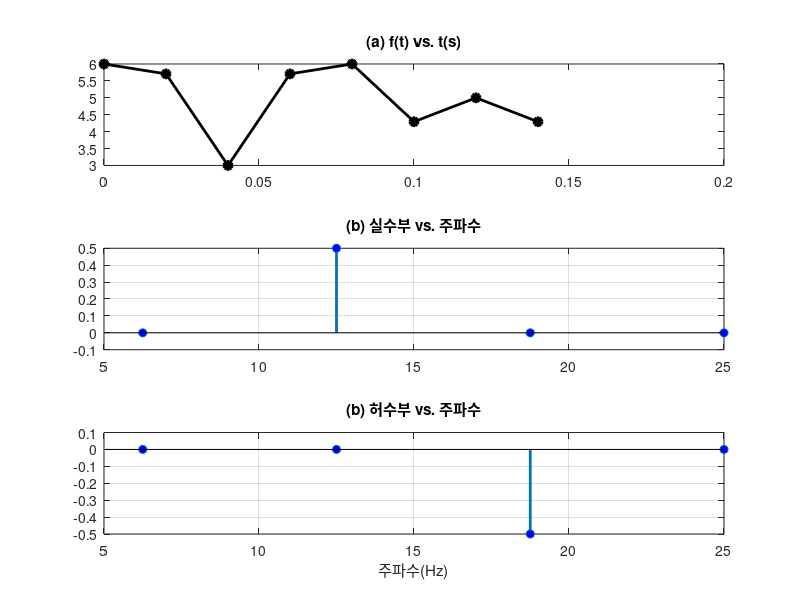

Recreate this plot in MATLAB.
% fftsin.m: Sinusoid 함수의 이산 Fourier 변환(fft를 이용)
clear all;
n = 8; dt = 0.02; fs = 1/dt; T = n*dt; fn = fs/2; % Nyquist 주파수
fm = 1/T; % 측정 가능한 최저 주파수 fmin
tintv = (0:n-1)/fs; % 샘플링 시점들의 벡터
y = 5 + cos(2*pi*12.5*tintv) + sin(2*pi*18.75*tintv); % 샘플된 함수값
subplot(3,1,1), plot(tintv,y,'-ok','linewidth',2,'MarkerFaceColor','black'),
title('(a) f(t) vs. t(s)')
Y = fft(y)/n; % FFT: 첫 번째 계수가 샘플들의 평균이 되도록 n으로 나누어 준다.
f = linspace(fm, fn, n/2); Y(1) = []; Yp = Y(1:n/2);
subplot(3,1,2), stem(f, real(Yp),'linewidth',2,'MarkerFaceColor','blue'), grid
title('(b) 실수부 vs. 주파수')
subplot(3,1,3), stem(f, imag(Yp),'linewidth',2,'MarkerFaceColor','blue'), grid;
title('(b) 허수부 vs. 주파수'), xlabel('주파수(Hz)')
